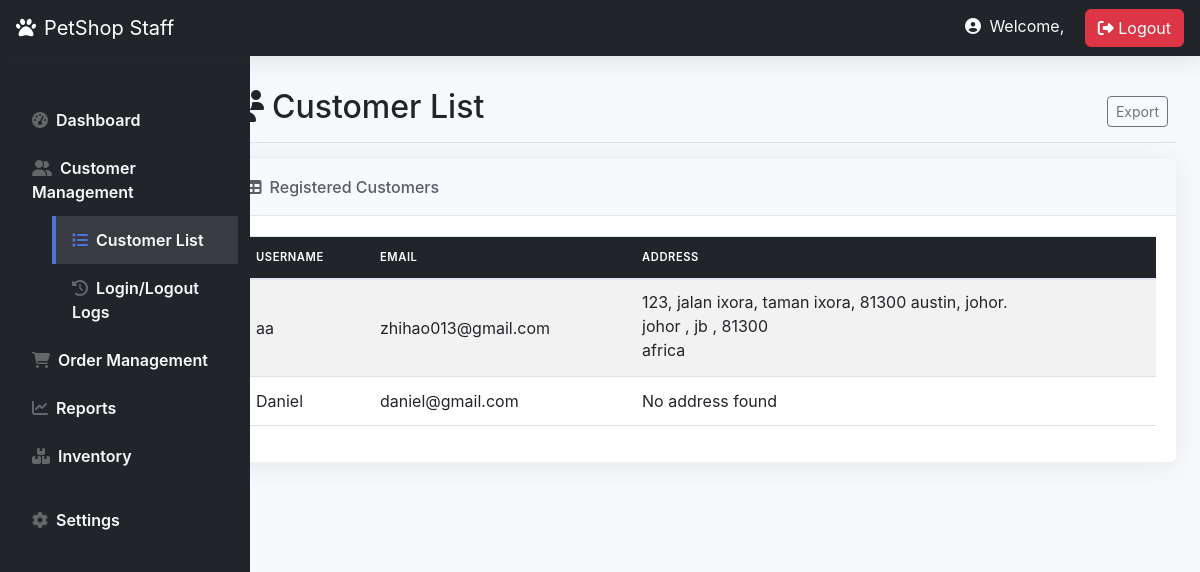
Screenshot of /staff_customer_list.php (signed in) with the database file from the repository.
### tables this page shows
CREATE TABLE `customer_address` (
  `Address_ID` int(11) NOT NULL,
  `Customer_ID` int(11) NOT NULL,
  `Address_Label` varchar(50) NOT NULL,
  `Full_Name` varchar(100) NOT NULL,
  `Phone_Number` varchar(20) NOT NULL,
  `Address_Line1` varchar(100) NOT NULL,
  `Address_Line2` varchar(100) DEFAULT NULL,
  `City` varchar(50) NOT NULL,
  `State` varchar(50) DEFAULT NULL,
  `Postal_Code` varchar(20) NOT NULL,
  `Country` varchar(50) NOT NULL,
  `Is_Default` tinyint(1) NOT NULL DEFAULT 0
);

CREATE TABLE `customer` (
  `Customer_ID` int(11) NOT NULL,
  `Customer_name` varchar(50) NOT NULL,
  `Customer_email` varchar(50) NOT NULL,
  `Customer_password` varchar(50) NOT NULL,
  `reset_token` varchar(64) DEFAULT NULL,
  `reset_token_expires` datetime DEFAULT NULL
);

### staff_customer_list.php (the view, shortened to what this page needs)
<?php
$host = "localhost";
$username = "root";
$password = "";
$database = "petshop";
$conn = new mysqli($host, $username, $password, $database);
$sql = "SELECT c.Customer_id, c.Customer_name, c.Customer_email,
               a.Address_line1, a.Address_line2, a.City, a.State, a.Postal_Code, a.Country
        FROM customer c
        LEFT JOIN customer_address a ON c.Customer_id = a.Customer_id AND a.Is_Default = 1";
$result = $conn->query($sql);
$customers = [];
if ($result->num_rows > 0) {
    while($row = $result->fetch_assoc()) {
        $customers[] = $row;
    }
}
?>
<!DOCTYPE html>
<html lang="en">
<head>
    <link href="https://cdn.jsdelivr.net/npm/bootstrap@5.3.0/dist/css/bootstrap.min.css" rel="stylesheet">
    <link rel="stylesheet" href="https://cdnjs.cloudflare.com/ajax/libs/font-awesome/6.4.0/css/all.min.css">
    <link rel="stylesheet" href="admin_home.css">
</head>
<body>
<nav class="navbar navbar-dark bg-dark px-3">
    <div class="d-flex align-items-center">
        <a class="navbar-brand" href="#">
            <i class="fas fa-paw me-2"></i>PetShop Staff
        </a>
    </div>
    <div>
        <span class="text-light me-3">
            <i class="fas fa-user-circle me-1"></i>
            Welcome, <?php echo htmlspecialchars($_SESSION['staff_name']); ?>
        </span>
        <a href="login.php" class="btn btn-danger"><i class="fas fa-sign-out-alt"></i> Logout</a>
    </div>
</nav>
<div class="container-fluid">
    <div class="row">
        <nav id="sidebar" class="col-lg-2 d-lg-block bg-dark sidebar">
    <div class="position-sticky pt-3">
        <ul class="nav flex-column">
            <li class="nav-item">
                <a class="nav-link text-light" href="staff_homepage.php">
                    <i class="fas fa-tachometer-alt me-2"></i>Dashboard
                </a>
            </li>
            <li class="nav-item">
                <a class="nav-link text-light" data-bs-toggle="collapse" href="#customerMenu">
                    <i class="fas fa-user-friends me-2"></i>Customer Management
                </a>
                <div class="collapse show" id="customerMenu">
                    <ul class="nav flex-column ps-4">
                        <li class="nav-item">
                            <a class="nav-link text-light active" href="staff_customer_list.php">
                                <i class="fas fa-list me-2"></i>Customer List
                            </a>
                        </li>
                        <li class="nav-item">
                                    <a class="nav-link text-light" href="staff_customer_logs.php">
                                        <i class="fas fa-history me-2"></i>Login/Logout Logs
                                    </a>
                        </li>
                    </ul>
                </div>
            </li>
            <li class="nav-item">
                <a class="nav-link text-light" data-bs-toggle="collapse" href="#orderMenu">
                    <i class="fas fa-shopping-cart me-2"></i>Order Management
                </a>
            </li>
            <li class="nav-item">
                        <a class="nav-link text-light" href="staff_reports.php">
                            <i class="fas fa-chart-line me-2"></i>Reports
                        </a>
                    </li>
            <li class="nav-item">
                <a class="nav-link text-light" href="staff_inventory.php">
                    <i class="fas fa-boxes me-2"></i>Inventory
                </a>
            </li>
            <li class="nav-item mt-3">
                <a class="nav-link text-light" href="settings.php">
                    <i class="fas fa-cog me-2"></i>Settings
                </a>
            </li>
        </ul>
    </div>
</nav>
        <main class="col-md-10 ms-sm-auto px-md-4">
            <div class="d-flex justify-content-between flex-wrap flex-md-nowrap align-items-center pt-3 pb-2 mb-3 border-bottom">
                <h1 class="h2"><i class="fas fa-users me-2"></i>Customer List</h1>
                <div class="btn-toolbar mb-2 mb-md-0">
                    <div class="btn-group me-2">
                        <button type="button" class="btn btn-sm btn-outline-secondary">Export</button>
                    </div>
                </div>
            </div>
            <div class="card mb-4">
                <div class="card-header">
                    <i class="fas fa-table me-2"></i>Registered Customers
                </div>
                <div class="card-body">
                    <div class="table-responsive">
                        <table class="table table-striped table-hover">
                            <thead class="table-dark">
                                <tr>
                                    <th>Username</th>
                                    <th>Email</th>
                                    <th>Address</th>
                                </tr>
                            </thead>
                            <tbody>
                                <?php if (!empty($customers)): ?>
                                    <?php foreach ($customers as $customer): ?>
                                    <tr>
                                        <td><?php echo htmlspecialchars($customer['Customer_name'] ?? ''); ?></td>
                                        <td><?php echo htmlspecialchars($customer['Customer_email'] ?? ''); ?></td>
                                        <td>
                                            <?php if (!empty($customer['Address_line1'])): ?>
                                                <div class="address-line"><?php echo htmlspecialchars($customer['Address_line1']); ?></div>
                                                <div class="address-line">
                                                    <?php echo htmlspecialchars($customer['City'] ?? ''); ?>
                                                    <?php if (!empty($customer['State'])): ?>, <?php echo htmlspecialchars($customer['State']); ?><?php endif; ?>
                                                    <?php if (!empty($customer['Postal_Code'])): ?>, <?php echo htmlspecialchars($customer['Postal_Code']); ?><?php endif; ?>
                                                </div>
                                                <div class="address-line"><?php echo htmlspecialchars($customer['Country'] ?? ''); ?></div>
                                            <?php else: ?>
                                                No address found
                                            <?php endif; ?>
                                        </td>
                                    </tr>
                                    <?php endforeach; ?>
                                <?php else: ?>
                                    <tr>
                                        <td colspan="3" class="text-center">No registered customers found</td>
                                    </tr>
                                <?php endif; ?>
                            </tbody>
                        </table>
                    </div>
                </div>
            </div>
        </main>
    </div>
</div>
</body>
</html>

### admin_home.css (style rules this page uses)
:root { --sidebar-width: 250px; --topbar-height: 56px; --primary-color: #4e73df; --success-color: #1cc88a; --info-color: #36b9cc; --warning-color: #f6c23e; --danger-color: #e74a3b; --dark-color: #5a5c69; }
body { font-family: 'Nunito', -apple-system, BlinkMacSystemFont, 'Segoe UI', Roboto, 'Helvetica Neue', Arial, sans-serif; background-color: #f8f9fc; padding-top: var(--topbar-height); }
.navbar { height: var(--topbar-height); box-shadow: 0 0.15rem 1.75rem 0 rgba(58, 59, 69, 0.15); position: fixed; top: 0; right: 0; left: 0; z-index: 1030; }
.sidebar { width: var(--sidebar-width); height: calc(100vh - var(--topbar-height)); position: fixed; top: var(--topbar-height); left: 0; background-color: #393440; transition: all 0.3s; z-index: 1020; overflow-y: auto; }
.sidebar .nav-link { color: rgba(255, 255, 255, 0.8); padding: 0.75rem 1rem; font-weight: 600; border-left: 0.25rem solid transparent; transition: all 0.3s; }
.sidebar .nav-link i { margin-right: 0.5rem; color: rgba(255, 255, 255, 0.3); }
.sidebar .nav-link.active { color: #fff; background-color: rgba(255, 255, 255, 0.1); border-left-color: var(--primary-color); }
.sidebar .nav-link.active i { color: var(--primary-color); }
.sidebar .collapse { margin-left: 1rem; }
main { margin-left: var(--sidebar-width); padding: 1.5rem; margin-top: var(--topbar-height); transition: all 0.3s; overflow: visible; }
.card { border: none; border-radius: 0.35rem; box-shadow: 0 0.15rem 1.75rem 0 rgba(58, 59, 69, 0.1); margin-bottom: 1.5rem; }
.card-header { background-color: #f8f9fc; border-bottom: 1px solid #e3e6f0; padding: 1rem 1.35rem; font-weight: 600; color: var(--dark-color); }
.card-header i { margin-right: 0.5rem; }
.card-body { position: relative; overflow: visible; padding: 1.25rem; }
.table { color: #858796; }
.table thead th { border-bottom: 2px solid #e3e6f0; font-weight: 600; text-transform: uppercase; font-size: 0.7rem; letter-spacing: 0.05em; }
.table td, .table th { padding: 0.75rem; vertical-align: middle; border-top: 1px solid #e3e6f0; }

### staff_customer_list.php (style rules this page uses)
#sidebar { min-height: 100vh; }
main { padding-top: 1rem; }
.table-responsive { overflow-x: auto; }
.table th { white-space: nowrap; }
.address-line { margin-bottom: 3px; line-height: 1.3; }
.card-header { font-weight: 500; }

### rows the page displays
customer_address: Customer_ID.Customer_name "aa", Customer_ID.Customer_email "zhihao013@gmail.com", Address_Line1 "123, jalan ixora, taman ixora, 81300 austin, johor.", City "johor", State "jb", Postal_Code "81300", Country "africa"
customer: Customer_name "Daniel", Customer_email "daniel@gmail.com", shows "No address found"
